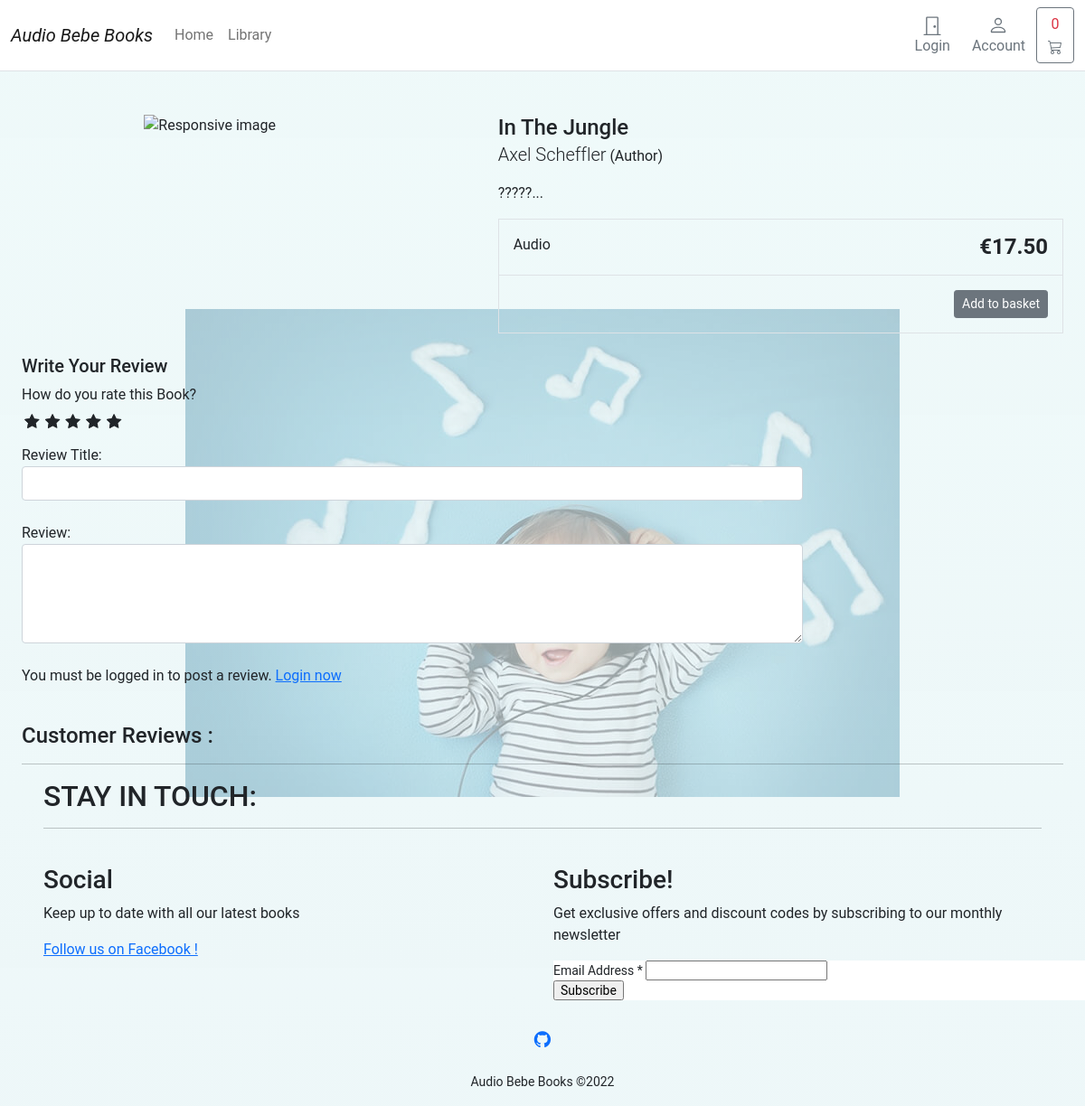
Before: /item/in-the-jungle/ with the older database file.
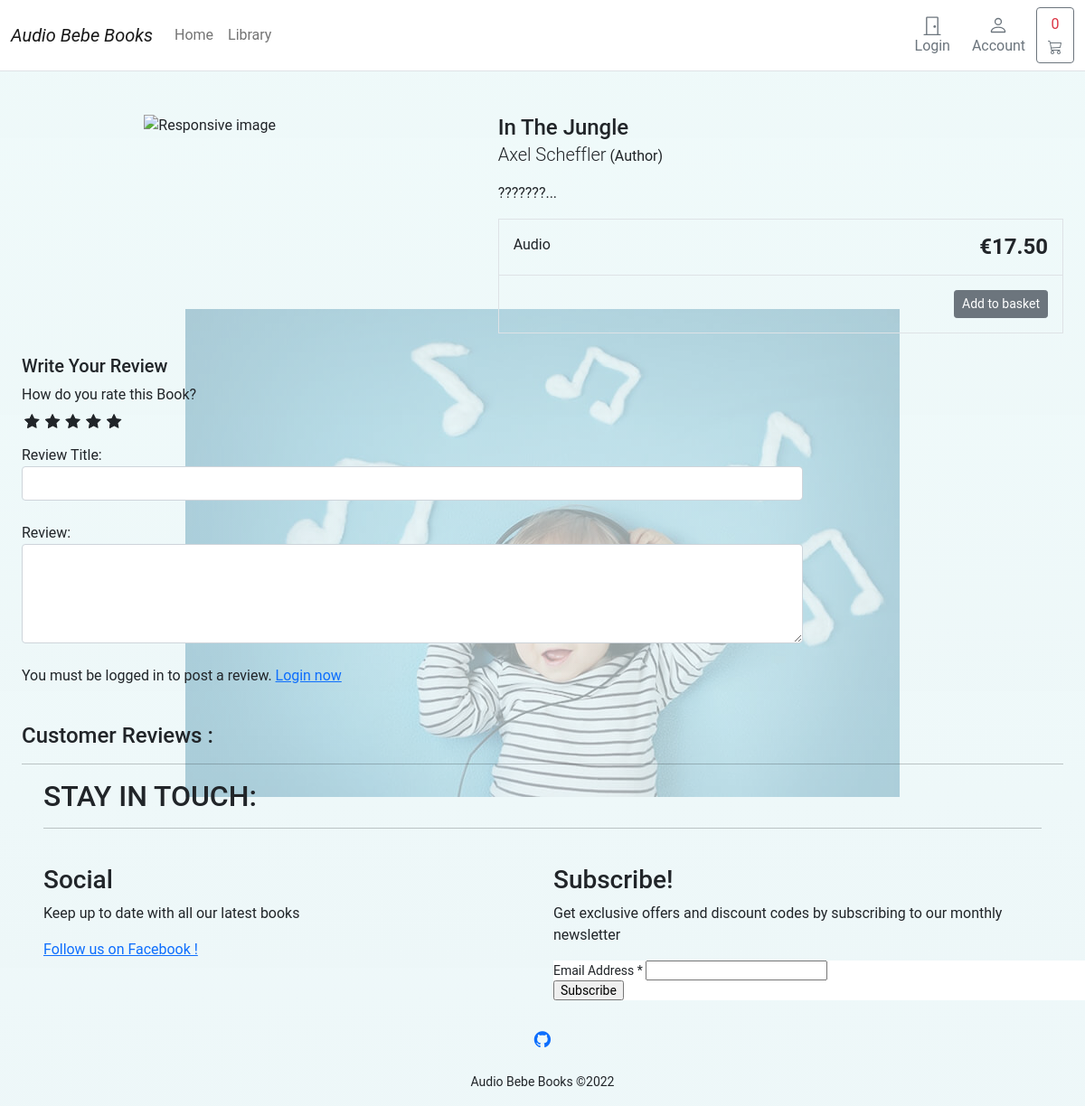
After: the same page with the newer database file.
### store/models.py (models this page shows, shortened)
class Product(models.Model):
    category = models.ForeignKey(
        Category, related_name='product', on_delete=models.CASCADE)
    created_by = models.ForeignKey(
        settings.AUTH_USER_MODEL, on_delete=models.CASCADE, related_name='product_creator')
    title = models.CharField(max_length=255)
    author = models.CharField(max_length=255, default='admin')
    description = models.TextField(blank=True)
    image = CloudinaryField('image')
    slug = models.SlugField(max_length=255, unique=True)
    price = models.DecimalField(max_digits=4, decimal_places=2)
    in_stock = models.BooleanField(default=True)
    is_active = models.BooleanField(default=True)
    created = models.DateTimeField(auto_now_add=True)
    updated = models.DateTimeField(auto_now=True)
    objects = models.Manager()
    products = ProductManager()
    class Meta:
        verbose_name_plural = 'Products'
        ordering = ('-created',)

### store/views.py (the view)
# urls.py: path('item/<slug:slug>/', views.product_detail, name='product_detail'),
def product_detail(request, slug):
    product = get_object_or_404(Product, slug=slug, in_stock=True)
    reviews = ReviewRating.objects.filter(
        product=product).order_by('-udated_at')
    return render(request, 'store/products/detail.html',
                  {'product': product, 'reviews': reviews})

### cart/cart.py (called while the page is built)
    def __len__(self):
        return sum(item['qty'] for item in self.cart.values())
        return len(self.cart)

### cart/context_processors.py (called while the page is built)
def cart(request):
    return {'cart': Cart(request)}

### store/models.py (called while the page is built)
    def get_absolute_url(self):
        return reverse('store:category_list', args=[self.slug])

### store/views.py (called while the page is built)
def categories(request):
    return {
        'categories': Category.objects.all()
    }

### templates/store/products/detail.html (shortened to what this page needs)
{% extends "store/base.html" %}
{% load static %}
{% block content %}
<div class='container'>
    <main class="pt-5">
        <div class="row g-3">
            <div class="col-md-5 col-lg-5 order-md-first">
                <img class="img-fluid mx-auto d-block" width="200px" alt="Responsive image" src="{{ product.image.url }}">
            </div>
            <div class="col-md-7 col-lg-7 ps-md-3 ps-lg-5">
                <h1 class="mb-0 h4">{{ product.title }}</h1>
                <p><span class="lead">{{ product.author }}</span> (Author)</p>
                <p>{{ product.description|slice:":355" }}...</p>
                <div class="border">
                    <div class="col border-bottom">
                        <div class="row p-3">
                            <div class="col-6">Audio</div>
                            <div class="col-6 text-end"><span class="h4 fw-bold"> €{{ product.price }}</span></div>
                        </div>
                    </div>
                    <div class="col">
                        <div class="row p-3">
                            <div class="col-6">
                            </div>
                            <div class="col-6 text-end">
<button type="button" id="add-button" value="{{product.id}}" class="btn btn-secondary btn-sm">Add to basket</button></div>
                        </div>
                    </div>
                </div>
            </div>
        </div>
    </main>
</div>
 <br>
 <div class="container quotes-container content-container">
    <div class="col-md-9">
<form action="{% url 'store:submit_review' product.pk %}" method="POST">
					<h5>Write Your Review</h5>
                    <div>
						<label>How do you rate this Book?</label>
                        <br>
                        <div class="rate">
							<input type="radio" name="rating" id="rating10" value="5" required /><label for="rating10" title="5"></label>
                            <input type="radio" name="rating" id="rating8" value="4" required /><label for="rating8" title="4"></label>
                            <input type="radio" name="rating" id="rating6" value="3" required /><label for="rating6" title="3"></label>
                            <input type="radio" name="rating" id="rating4" value="2" required /><label for="rating4" title="2"></label>
                            <input type="radio" name="rating" id="rating2" value="1" required /><label for="rating2" title="1"></label>
                        </div>
                        <br>
                        Review Title:
						<input type="text" class="form-control" name="subject">
						<br>
                        Review:
						<textarea name="review" rows="4" class="form-control"></textarea>
						<br>
                        {% if user.is_authenticated %}
                        <input type="submit" value="Submit Review" class="btn btn-primary">
                        {% else %}
                        <p>You must be logged in to post a review. <span> <a href="{% url 'account:login' %}">Login now</a></span></p>
						{% endif %}
                    </div>
                </form>
            <br>
            <header class="section-heading">
                <h4> Customer Reviews : </h4>
            </header>
{% endblock %}

Changed rows visible on the page:
changed Product "In The Jungle": description "?????" → "???????"
